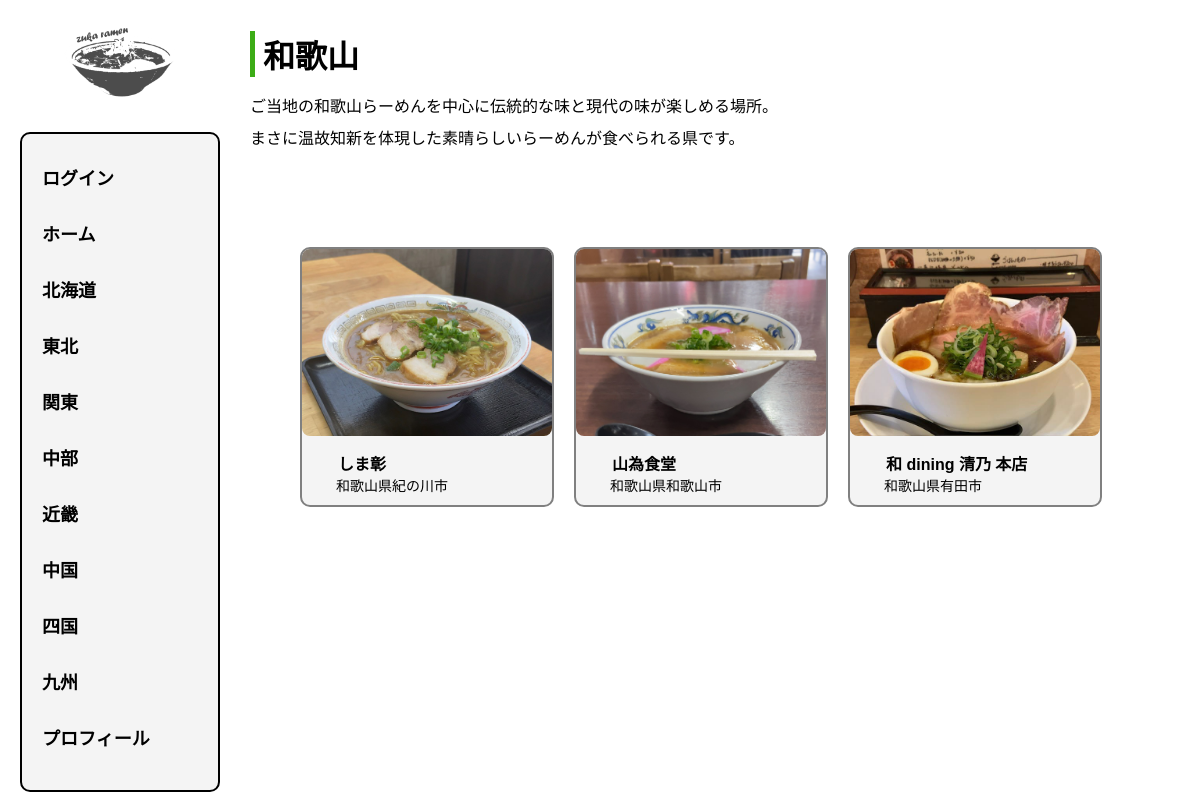
Before: /wakayama/ with the older database file.
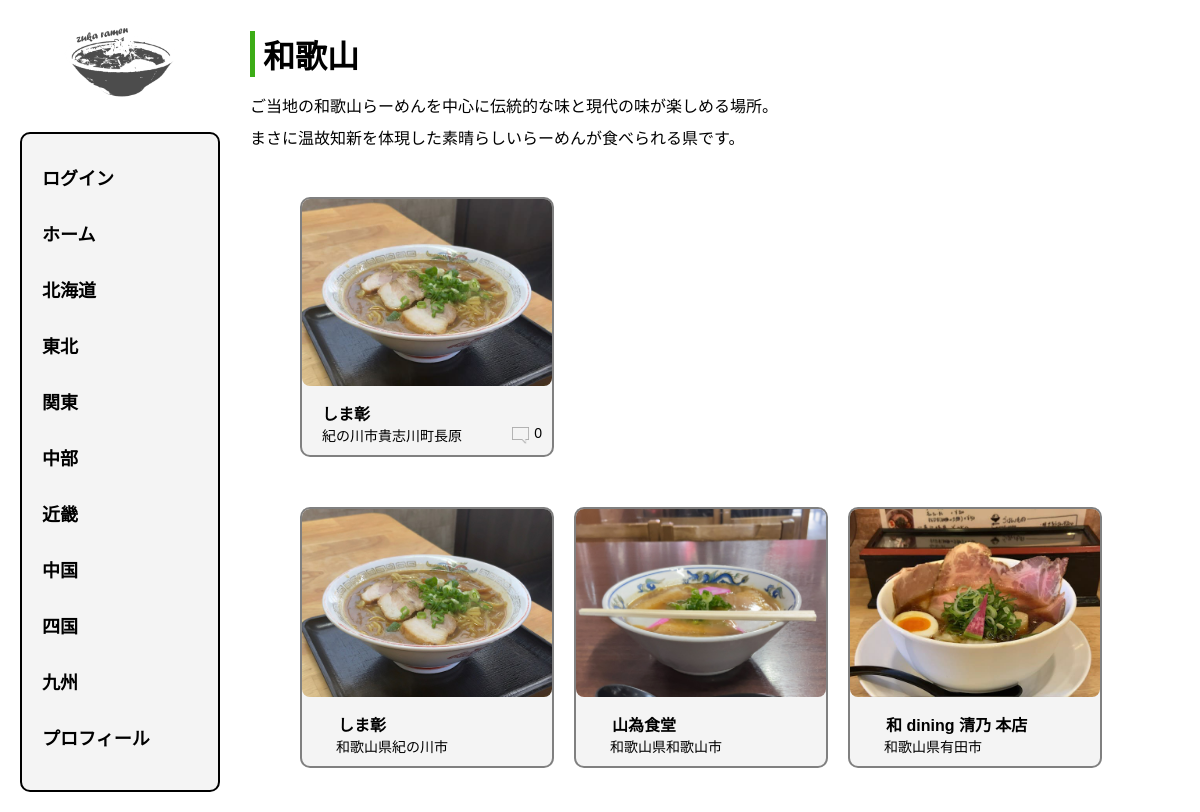
After: the same page with the newer database file.
### mypage/models.py (models this page shows, shortened)
class Store(models.Model):
    name = models.CharField(max_length=100)
    location = models.CharField(max_length=100, null=True)
    prefecture = models.CharField(max_length=100, null=True)
    image = models.ImageField(upload_to='stores/', null=True)

### mypage/views.py (the view)
# urls.py: path('wakayama/', views.wakayama, name='wakayama'),
def wakayama(request):
    stores = Store.objects.filter(prefecture='和歌山').annotate(comment_count=Count('comments'))
    return render(request, 'wakayama.html', {'stores': stores })

### mypage/templates/wakayama.html (shortened to what this page needs)
{% extends 'base.html' %}
{% block content %}
<body>
    {% load static %}
    <div class="emphasize">
    <h1>和歌山</h1>
    </div>
    <p>ご当地の和歌山らーめんを中心に伝統的な味と現代の味が楽しめる場所。</p>
    <p>まさに温故知新を体現した素晴らしいらーめんが食べられる県です。</p>
    <div class="block-container">
        {% for store in stores %}
        <a href="{% url 'store_detail' store_id=store.id %}">
        <div class="block">
            <img src="{{ store.image.url }}" alt="{{ store.name }}">
            <div class="description">{{ store.name }}</div>
            <div class="description1">
                 {{ store.location }}
                 <img src="{% static 'mypage/hukidashi.png' %}" alt="コメント画像">{{ store.comment_count }}
            </div>
        </div>
        </a>
        {% endfor %}
    </div>
    <div class="block-container">
        <a href="{% url 'store_detail' store_id=1 %}">
        <div class="block">
            <img src="{% static 'mypage/shimasyo1.jpeg' %}" alt="しま彰">
            <div class="description">　しま彰</div>
            <div class="description1">　和歌山県紀の川市</div>
        </div>
        </a>
        <div class="block">
            <img src="{% static 'mypage/yamatame1.jpg' %}" alt="山為食堂">
            <div class="description">　山為食堂</div>
            <div class="description1">　和歌山県和歌山市</div>
        </div>
        <div class="block">
            <img src="{% static 'mypage/seino1.jpeg' %}" alt="清乃">
            <div class="description">　和 dining 清乃 本店</div>
            <div class="description1">　和歌山県有田市</div>
        </div>
    </div>
</body>
{% endblock %}

Changed rows visible on the page:
now on this page (row edited): Store: image (picture), name "しま彰", location "紀の川市貴志川町長原", comment_count "0"
